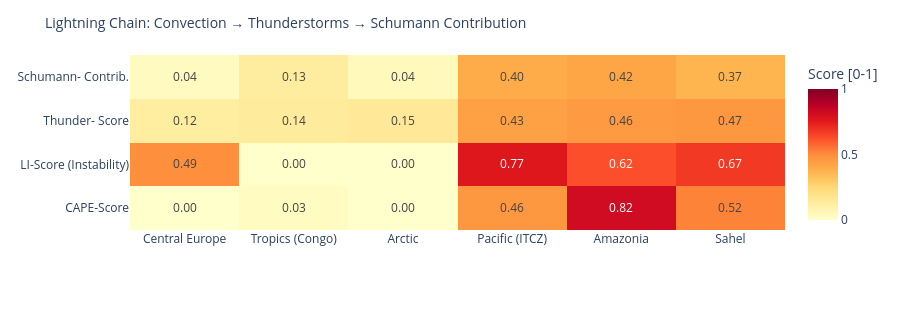

Write notebook code for a chart like this one.
### Code cell
# ============================================================
# LIGHTNING CHAIN: Convection → Thunderstorms → Schumann
# Shows the causal chain per measurement point as heatmap
# ============================================================

def cape_score(v):
    """CAPE → normalized score [0,1]"""
    if v is None or pd.isna(v): return 0.0
    return min(1.0, float(v) / 3000)

def li_score(v):
    """Lifted Index: negative = unstable → score [0,1]"""
    if v is None or pd.isna(v): return 0.3
    return min(1.0, max(0.0, (-float(v) + 6) / 12))

def cloud_score(v):
    if v is None or pd.isna(v): return 0.3
    return float(v) / 100

def thunder_score(row):
    """Kombinierter Gewitterwahrscheinlichkeits-Score
    CAPE + LI + Bedeckung + WMO-Gewitter + konvektiver Niederschlag (showers)
    Hinweis: X-Ray und Kp sind kein Bestandteil – nur geomagn./solarer Kontext.
    """
    cs = cape_score(row.get('cape'))
    ls = li_score(row.get('li'))
    cl = cloud_score(row.get('cloud'))
    t  = 1.0 if row.get('thunderstorm') else 0.0
    # Convective precipitation (showers) as additional indicator
    sh = min(1.0, (row.get('showers') or 0) / 5.0)
    return round(cs * 0.30 + ls * 0.25 + cl * 0.15 + t * 0.20 + sh * 0.10, 3)

def schumann_contribution(t_score, lat):
    """Schumann contribution: higher in tropics (±30°), scaled by thunderstorm score"""
    lat_weight = max(0.3, 1.0 - abs(lat) / 60)
    return round(t_score * lat_weight, 3)

df_atm['cape_score']   = df_atm.apply(lambda r: cape_score(r['cape']), axis=1)
df_atm['li_score']     = df_atm.apply(lambda r: li_score(r['li']),    axis=1)
df_atm['thunder_score']= df_atm.apply(lambda r: thunder_score(r.to_dict()), axis=1)
df_atm['schumann_contribution'] = df_atm.apply(
    lambda r: schumann_contribution(r['thunder_score'], r['lat']), axis=1)

metrics = ['cape_score', 'li_score', 'thunder_score', 'schumann_contribution']
labels  = ['CAPE-Score', 'LI-Score\n(Instability)', 'Thunder-\nScore', 'Schumann-\nContrib.']
z_data  = [df_atm[m].tolist() for m in metrics]

fig = go.Figure(go.Heatmap(
    z=z_data,
    x=df_atm['point'].tolist(),
    y=labels,
    colorscale='YlOrRd',
    zmin=0, zmax=1,
    text=[[f'{v:.2f}' for v in row] for row in z_data],
    texttemplate='%{text}', textfont=dict(size=12),
    colorbar=dict(title='Score [0-1]')
))
fig.update_layout(
    title=dict(text='Lightning Chain: Convection → Thunderstorms → Schumann Contribution', font=dict(size=14)),
    height=310,
    plot_bgcolor='rgba(0,0,0,0)', paper_bgcolor='rgba(0,0,0,0)',
    margin=dict(l=130, r=80, t=55, b=80)
)
fig.show()

### Figure 1 — Plotly figure (JSON) as saved in the notebook; plotly's stock layout.template omitted (floating-point values rounded to 4 significant figures)
{"data": [{"colorbar": {"title": {"text": "Score [0-1]"}}, "colorscale": [[0.0, "rgb(255,255,204)"], [0.125, "rgb(255,237,160)"], [0.25, "rgb(254,217,118)"], [0.375, "rgb(254,178,76)"], [0.5, "rgb(253,141,60)"], [0.625, "rgb(252,78,42)"], [0.75, "rgb(227,26,28)"], [0.875, "rgb(189,0,38)"], [1.0, "rgb(128,0,38)"]], "text": [["0.00", "0.03", "0.00", "0.46", "0.82", "0.52"], ["0.49", "0.00", "0.00", "0.77", "0.62", "0.67"], ["0.12", "0.14", "0.15", "0.43", "0.46", "0.47"], ["0.04", "0.13", "0.04", "0.40", "0.42", "0.37"]], "textfont": {"size": 12}, "texttemplate": "%{text}", "type": "heatmap", "x": ["Central Europe", "Tropics (Congo)", "Arctic", "Pacific (ITCZ)", "Amazonia", "Sahel"], "y": ["CAPE-Score", "LI-Score\n(Instability)", "Thunder-\nScore", "Schumann-\nContrib."], "z": [[0.003333, 0.03, 0.0, 0.4633, 0.8167, 0.52], [0.4917, 0.0, 0.0, 0.7667, 0.625, 0.675], [0.124, 0.137, 0.15, 0.434, 0.457, 0.467], [0.037, 0.128, 0.045, 0.398, 0.419, 0.366]], "zmax": 1, "zmin": 0}], "layout": {"height": 310, "margin": {"b": 80, "l": 130, "r": 80, "t": 55}, "paper_bgcolor": "rgba(0,0,0,0)", "plot_bgcolor": "rgba(0,0,0,0)", "title": {"font": {"size": 14}, "text": "Lightning Chain: Convection → Thunderstorms → Schumann Contribution"}}}
